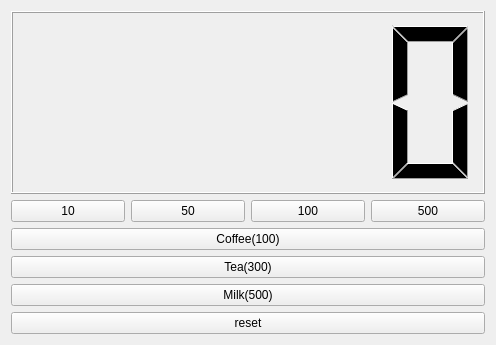
<?xml version="1.0" encoding="UTF-8"?>
<ui version="4.0">
 <class>Widget</class>
 <widget class="QWidget" name="Widget">
  <property name="geometry">
   <rect>
    <x>0</x>
    <y>0</y>
    <width>496</width>
    <height>345</height>
   </rect>
  </property>
  <property name="windowTitle">
   <string>Widget</string>
  </property>
  <layout class="QGridLayout" name="gridLayout_2">
   <item row="0" column="0">
    <layout class="QGridLayout" name="gridLayout">
     <item row="2" column="0">
      <widget class="QPushButton" name="pb_coffee100">
       <property name="text">
        <string>Coffee(100)</string>
       </property>
      </widget>
     </item>
     <item row="0" column="0">
      <widget class="QLCDNumber" name="lcdNumber"/>
     </item>
     <item row="4" column="0">
      <widget class="QPushButton" name="pb_milk500">
       <property name="text">
        <string>Milk(500)</string>
       </property>
      </widget>
     </item>
     <item row="1" column="0">
      <layout class="QHBoxLayout" name="horizontalLayout">
       <item>
        <widget class="QPushButton" name="pb10">
         <property name="text">
          <string>10</string>
         </property>
        </widget>
       </item>
       <item>
        <widget class="QPushButton" name="pb50">
         <property name="text">
          <string>50</string>
         </property>
        </widget>
       </item>
       <item>
        <widget class="QPushButton" name="pb100">
         <property name="text">
          <string>100</string>
         </property>
        </widget>
       </item>
       <item>
        <widget class="QPushButton" name="pb500">
         <property name="text">
          <string>500</string>
         </property>
        </widget>
       </item>
      </layout>
     </item>
     <item row="6" column="0">
      <widget class="QPushButton" name="pb_reset">
       <property name="text">
        <string>reset</string>
       </property>
      </widget>
     </item>
     <item row="3" column="0">
      <widget class="QPushButton" name="pb_tea300">
       <property name="text">
        <string>Tea(300)</string>
       </property>
      </widget>
     </item>
    </layout>
   </item>
  </layout>
 </widget>
 <resources/>
 <connections/>
</ui>
